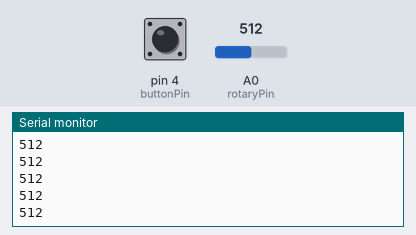
The sketch below on a simulated Arduino Uno, built with avr-gcc and run on an emulated ATmega328P. On the bench: the last lines printed to the serial monitor. The test bench sets the inputs (shaded band); at power-on: pin 4 (buttonPin) LOW, A0 (rotaryPin) = 512.

Above: at 1.2 s.
1.3 s: pin 4 (buttonPin) pulled HIGH for 0.15 s
2.9 s: A0 (rotaryPin) set to 716
At 2.93 s:
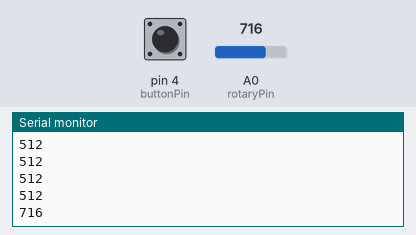
4.4 s: A0 (rotaryPin) set to 900
At 4.44 s:
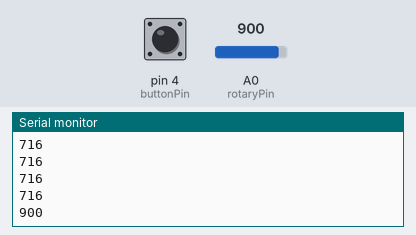
Timing chart, 0 to 7.4 s (numbered marks = the images above; inputs shaded):
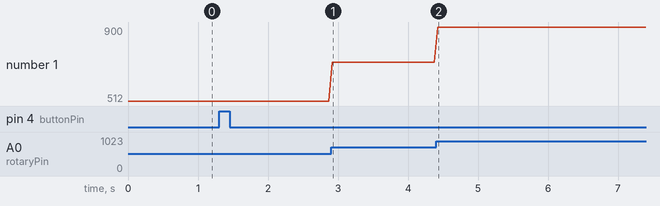

Measured:
- after the input at 2.9 s, the serial monitor: prints a new line at once (image 1)
- after the input at 4.4 s, the serial monitor: prints a new line at once (image 2)
- plotted number 1: 512 → 716 after the input at 2.9 s, 716 → 900 after the input at 4.4 s

The sketch:

SerialTest_Arduino.ino
```cpp
const int buttonPin = 4;
int buttonState = 0;

int flag = 0;

int rotaryPin = A0;
int rotaryValue = 0;

void setup() {
    Serial.begin(9600); //シリアルポートを9600bpsで開く
    while (!Serial);    // 準備が終わるのを待つ

    pinMode(buttonPin, INPUT);
    pinMode(rotaryPin, INPUT);
}


void loop()
{
    buttonState = digitalRead(buttonPin);
    rotaryValue = analogRead(rotaryPin);

    if(flag== 0 && buttonState == HIGH){
    flag = 1;
    Serial.print("S");
    Serial.println();
    }
    if(flag== 1 && buttonState == LOW){
    flag = 0;
    }


    Serial.print(rotaryValue);
    Serial.println();
    delay(50);
}
```
